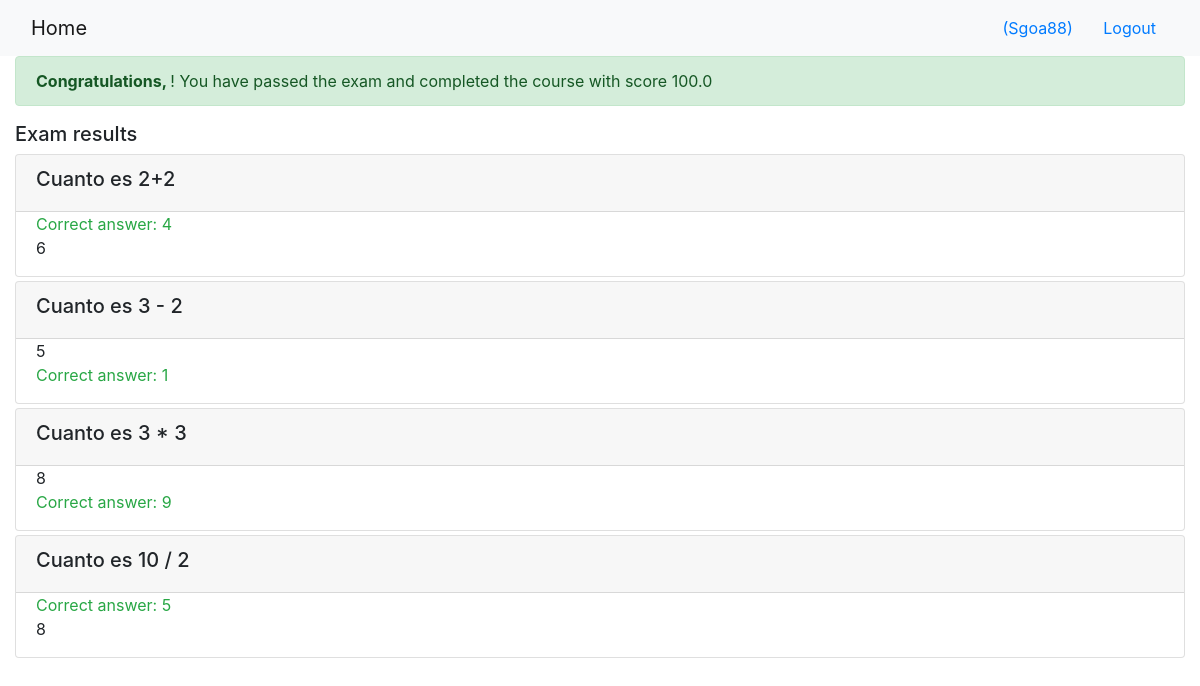
/onlinecourse/course/1/submission/1/result/ (signed in), run on the app's committed database.
### onlinecourse/models.py (models this page shows, shortened)
class Question(models.Model):
    courses = models.ManyToManyField(Course)
    question_text = models.CharField(max_length=500, default="This is a sample question.")
    marks = models.FloatField(default=1.0)

class Choice(models.Model):
    question = models.ForeignKey(Question, models.SET_NULL, null=True)
    choice_text = models.CharField(null=True, max_length=50)
    is_correct = models.BooleanField(default=True)

### onlinecourse/views.py (the view)
# urls.py: path('course/<int:course_id>/submission/<int:submission_id>/result/', views.show_exam_result, name='show_exam_result'),
def show_exam_result(request, course_id, submission_id):
    context = {}
    course = get_object_or_404(Course, pk=course_id)
    submission = Submission.objects.get(id=submission_id)
    choices = submission.choices.all()
    exam_score = 0
    for choice in choices:
        if choice.is_correct:
            exam_score += choice.question.marks
    context['course'] = course
    context['question_grade'] = exam_score
    context['choices'] = choices
    return render(request, 'onlinecourse/exam_result_bootstrap.html', context)

### onlinecourse/templates/onlinecourse/exam_result_bootstrap.html (shortened to what this page needs)
<!DOCTYPE html>
<html lang="en">
<head>
    {% load static %}
    <link rel="stylesheet" href="https://maxcdn.bootstrapcdn.com/bootstrap/4.5.2/css/bootstrap.min.css">
</head>
<body>
 <nav class="navbar navbar-light bg-light">
    <div class="container-fluid">
        <div class="navbar-header">
              <a class="navbar-brand" href="{% url 'onlinecourse:index' %}">Home</a>
        </div>
        <ul class="nav navbar-nav navbar-right">
            {% if user.is_authenticated %}
            <li>
                <a class="btn btn-link" href="#">{{ user.first_name }}({{ user.username }})</a>
                <a class="btn btn-link" href="{% url 'onlinecourse:logout' %}">Logout</a>
            </li>
            {% endif %}
        </ul>
    </div>
</nav>
<div class="container-fluid">
    {% if question_grade > 80 %}
    <div class="alert alert-success">
       <b>Congratulations, {{ user.first_name }}</b>! You have passed the exam and completed the course with score {{ question_grade }}</b>
    </div>
        {% else %}
        <div class="alert alert-danger">
            <b>Failed.</b> Sorry, {{ user.first_name }}. You have failed the exam with score {{ question_grade }}/100
        </div>
        <a class="btn btn-link text-danger" href="{% url 'onlinecourse:course_details' course.id %}">Re-test</a>
        {% endif %}
        <div class="card-columns-vertical mt-1">
        <h5 class="">Exam results</h5>
            {% for question in course.question_set.all %}
            <div class="card mt-1">
                <div class="card-header"><h5>{{ question.question_text }}</h5></div>
                <div class="form-group">
                    {% for choice in question.choice_set.all %}
                    <div class="form-check">
                        {% if choice.is_correct and choice in choices %}
                        <div class="text-success">Correct answer: {{ choice.choice_text }}</div>
                        {% elif choice.is_correct and not choice in choices %}
                        <div class="text-warning">Not selected: {{ choice.choice_text }}</div>
                        {% elif not choice.is_correct and choice in choices %}
                        <div class="text-danger">Wonrg answer: {{ choice.choice_text }}</div>
                        {% else %}
                        <div>{{ choice.choice_text }}</div>
                        {% endif %}
                    </div>
                    {% endfor %}
                </div>
            </div>
            {% endfor %}
        </div>
    </div>
</body>
</html>

### data on the page
Question: question_text "Cuanto es 2+2"
Choice: choice_text "4"
Choice: choice_text "6"
Question: question_text "Cuanto es 3 - 2"
Choice: choice_text "5"
Choice: choice_text "1"
Question: question_text "Cuanto es 3 * 3"
Choice: choice_text "8"
Choice: choice_text "9"
Question: question_text "Cuanto es 10 / 2"
Choice: choice_text "5"
Choice: choice_text "8"

### other printed values
{{ user.username }} "Sgoa88"
{{ question_grade }} "100.0"
